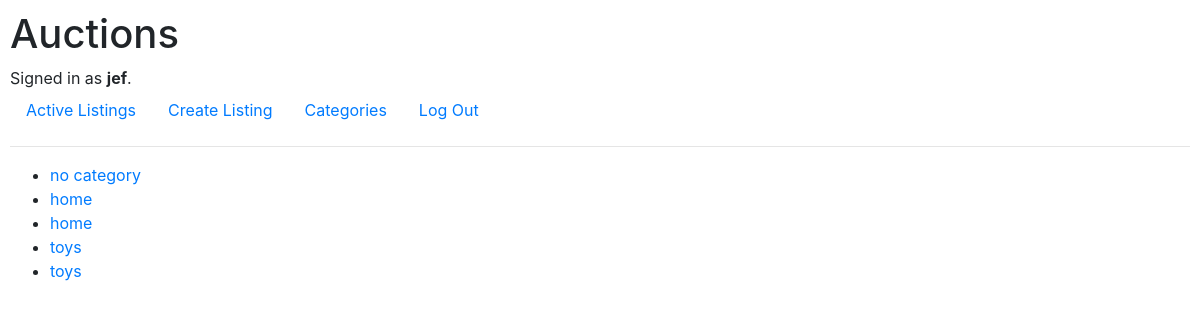
Page /category_page (signed in) on the earlier database version.
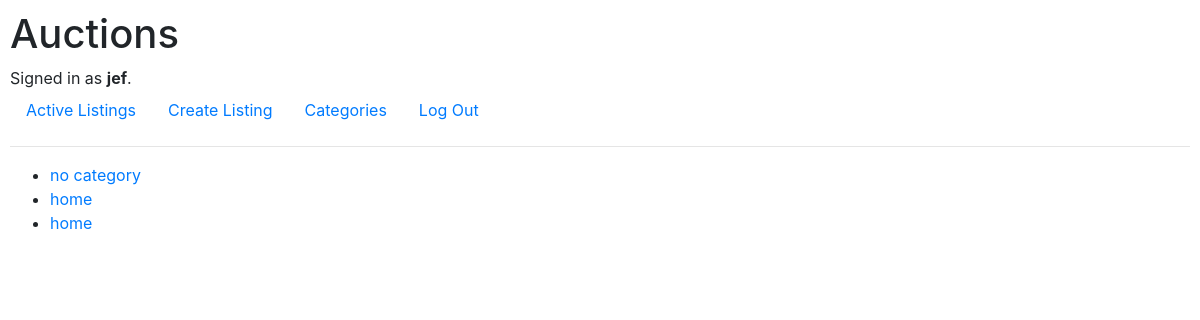
Same page on the later database version.
### auctions/models.py (models this page shows)
class User(AbstractUser):
    pass

class Listing(models.Model):
    item_name = models.CharField(max_length=64)
    item_description = models.CharField(max_length=6400)
    item_start_price = models.DecimalField(max_digits=10, decimal_places=2)
    item_image_url = models.URLField(max_length=200)
    item_category = models.CharField(max_length=200)
    item_username = models.CharField(max_length=64)
    item_datetime = models.DateTimeField(max_length=64)

### auctions/views.py (the view)
# urls.py: path("category_page", views.category_page, name="category_page"),
def category_page(request):
    listings = Listing.objects.all()
    return render(request, "auctions/category_page.html", {
        "listings": listings,
    })

### auctions/templates/auctions/category_page.html
{% extends "auctions/layout.html" %}
{% block body %}
<ul>
    {% for listing in listings %}
        <li>
            <a href="#">{{listing.item_category}}</a>
        </li>
    {% endfor %}
</ul>
{% endblock %}

### auctions/templates/auctions/layout.html (shortened to what this page needs)
{% load static %}
<!DOCTYPE html>
<html lang="en">
    <head>
        <link rel="stylesheet" href="https://stackpath.bootstrapcdn.com/bootstrap/4.4.1/css/bootstrap.min.css">
        <link href="{% static 'auctions/styles.css' %}" rel="stylesheet">
    </head>
    <body>
        <h1>Auctions</h1>
        <div>
            {% if user.is_authenticated %}
                Signed in as <strong>{{ user.username }}</strong>.
            {% else %}
                Not signed in.
            {% endif %}
        </div>
        <ul class="nav">
            <li class="nav-item">
                <a class="nav-link" href="{% url 'index' %}">Active Listings</a>
            </li>
            {% if user.is_authenticated %}
                <li class="nav-item">
                    <a class="nav-link" href="{% url 'create_listing' %}">Create Listing</a>
                </li>
                <li class="nav-item">
                    <a class="nav-link" href="{% url 'category_page' %}">Categories</a>
                </li>
                <li class="nav-item">
                    <a class="nav-link" href="{% url 'logout' %}">Log Out</a>
                </li>
            {% endif %}
        </ul>
        <hr>
        {% block body %}
        {% endblock %}
    </body>
</html>

### auctions/static/auctions/styles.css (style rules this page uses)
body { padding: 10px; }

Differences in the rows shown:
removed Listing: item_category "toys"
removed Listing: item_category "toys"
